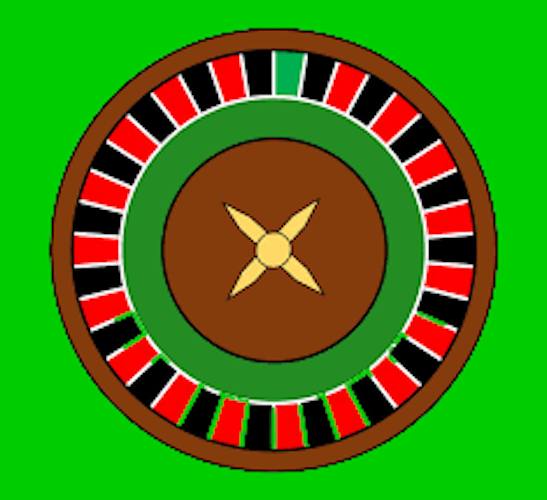
#> input picture CS_FINAL/#2 FINAL12_10/ROULETTE/img/wheel2.png, 547 x 500 px
$ python spin.test2.py
#> lines starting #> are read from the running program, lines starting #| are printed output that depends on the picture
### CS_FINAL/#15 FINAL12_13 (almost done)/ROULETTE/graphics.py
# graphics.py
"""Simple object oriented graphics library

The library is designed to make it very easy for novice programmers to
experiment with computer graphics in an object oriented fashion. It is
written by John Zelle for use with the book "Python Programming: An
Introduction to Computer Science" (Franklin, Beedle & Associates).

LICENSE: This is open-source software released under the terms of the
GPL (http://www.gnu.org/licenses/gpl.html).

PLATFORMS: The package is a wrapper around Tkinter and should run on
any platform where Tkinter is available.

INSTALLATION: Put this file somewhere where Python can see it.

OVERVIEW: There are two kinds of objects in the library. The GraphWin
class implements a window where drawing can be done and various
GraphicsObjects are provided that can be drawn into a GraphWin. As a
simple example, here is a complete program to draw a circle of radius
10 centered in a 100x100 window:

--------------------------------------------------------------------
from graphics import *

def main():
    win = GraphWin("My Circle", 100, 100)
    c = Circle(Point(50,50), 10)
    c.draw(win)
    win.getMouse() # Pause to view result
    win.close()    # Close window when done

main()
--------------------------------------------------------------------
GraphWin objects support coordinate transformation through the
setCoords method and mouse and keyboard interaction methods.

The library provides the following graphical objects:
    Point
    Line
    Circle
    Oval
    Rectangle
    Polygon
    Text
    Entry (for text-based input)
    Image

Various attributes of graphical objects can be set such as
outline-color, fill-color and line-width. Graphical objects also
support moving and hiding for animation effects.

The library also provides a very simple class for pixel-based image
manipulation, Pixmap. A pixmap can be loaded from a file and displayed
using an Image object. Both getPixel and setPixel methods are provided
for manipulating the image.

DOCUMENTATION: For complete documentation, see Chapter 4 of "Python
Programming: An Introduction to Computer Science" by John Zelle,
published by Franklin, Beedle & Associates.  Also see
http://mcsp.wartburg.edu/zelle/python for a quick reference"""

__version__ = "5.0beta"

# Version 5
#     * update at bottom to fix MacOS issue causing askopenfile() to hang
#     * update takes an optional parameter specifying update rate
#     * Entry objects get focus when drawn
#     * __repr_ for all objects
#     * fixed offset problem in window, made canvas borderless

# Version 4.3 4/25/2014
#     * Fixed Image getPixel to work with Python 3.4, TK 8.6 (tuple type handling)
#     * Added interactive keyboard input (getKey and checkKey) to GraphWin
#     * Modified setCoords to cause redraw of current objects, thus
#       changing the view. This supports scrolling around via setCoords.
#
# Version 4.2 5/26/2011
#     * Modified Image to allow multiple undraws like other GraphicsObjects
# Version 4.1 12/29/2009
#     * Merged Pixmap and Image class. Old Pixmap removed, use Image.
# Version 4.0.1 10/08/2009
#     * Modified the autoflush on GraphWin to default to True
#     * Autoflush check on close, setBackground
#     * Fixed getMouse to flush pending clicks at entry
# Version 4.0 08/2009
#     * Reverted to non-threaded version. The advantages (robustness,
#         efficiency, ability to use with other Tk code, etc.) outweigh
#         the disadvantage that interactive use with IDLE is slightly more
#         cumbersome.
#     * Modified to run in either Python 2.x or 3.x (same file).
#     * Added Image.getPixmap()
#     * Added update() -- stand alone function to cause any pending
#           graphics changes to display.
#
# Version 3.4 10/16/07
#     Fixed GraphicsError to avoid "exploded" error messages.
# Version 3.3 8/8/06
#     Added checkMouse method to GraphWin
# Version 3.2.3
#     Fixed error in Polygon init spotted by Andrew Harrington
#     Fixed improper threading in Image constructor
# Version 3.2.2 5/30/05
#     Cleaned up handling of exceptions in Tk thread. The graphics package
#     now raises an exception if attempt is made to communicate with
#     a dead Tk thread.
# Version 3.2.1 5/22/05
#     Added shutdown function for tk thread to eliminate race-condition
#        error "chatter" when main thread terminates
#     Renamed various private globals with _
# Version 3.2 5/4/05
#     Added Pixmap object for simple image manipulation.
# Version 3.1 4/13/05
#     Improved the Tk thread communication so that most Tk calls
#        do not have to wait for synchonization with the Tk thread.
#        (see _tkCall and _tkExec)
# Version 3.0 12/30/04
#     Implemented Tk event loop in separate thread. Should now work
#        interactively with IDLE. Undocumented autoflush feature is
#        no longer necessary. Its default is now False (off). It may
#        be removed in a future version.
#     Better handling of errors regarding operations on windows that
#       have been closed.
#     Addition of an isClosed method to GraphWindow class.

# Version 2.2 8/26/04
#     Fixed cloning bug reported by Joseph Oldham.
#     Now implements deep copy of config info.
# Version 2.1 1/15/04
#     Added autoflush option to GraphWin. When True (default) updates on
#        the window are done after each action. This makes some graphics
#        intensive programs sluggish. Turning off autoflush causes updates
#        to happen during idle periods or when flush is called.
# Version 2.0
#     Updated Documentation
#     Made Polygon accept a list of Points in constructor
#     Made all drawing functions call TK update for easier animations
#          and to make the overall package work better with
#          Python 2.3 and IDLE 1.0 under Windows (still some issues).
#     Removed vestigial turtle graphics.
#     Added ability to configure font for Entry objects (analogous to Text)
#     Added setTextColor for Text as an alias of setFill
#     Changed to class-style exceptions
#     Fixed cloning of Text objects

# Version 1.6
#     Fixed Entry so StringVar uses _root as master, solves weird
#            interaction with shell in Idle
#     Fixed bug in setCoords. X and Y coordinates can increase in
#           "non-intuitive" direction.
#     Tweaked wm_protocol so window is not resizable and kill box closes.

# Version 1.5
#     Fixed bug in Entry. Can now define entry before creating a
#     GraphWin. All GraphWins are now toplevel windows and share
#     a fixed root (called _root).

# Version 1.4
#     Fixed Garbage collection of Tkinter cardImages bug.
#     Added ability to set text atttributes.
#     Added Entry boxes.

import time, os, sys

try:  # import as appropriate for 2.x vs. 3.x
   import tkinter as tk
except:
   import Tkinter as tk


##########################################################################
# Module Exceptions

class GraphicsError(Exception):
    """Generic error class for graphics module exceptions."""
    pass

OBJ_ALREADY_DRAWN = "Object currently drawn"
UNSUPPORTED_METHOD = "Object doesn't support operation"
BAD_OPTION = "Illegal option value"

##########################################################################
# global variables and funtions

_root = tk.Tk()
_root.withdraw()

_update_lasttime = time.time()

def update(rate=None):
    global _update_lasttime
    if rate:
        now = time.time()
        pauseLength = 1/rate-(now-_update_lasttime)
        if pauseLength > 0:
            time.sleep(pauseLength)
            _update_lasttime = now + pauseLength
        else:
            _update_lasttime = now

    _root.update()

############################################################################
# Graphics classes start here

class GraphWin(tk.Canvas):

    """A GraphWin is a toplevel window for displaying graphics."""

    # [33 lines left out: functions __init__, __repr__, not called in this run]

    def __str__(self):
        return repr(self)

    def __checkOpen(self):
        if self.closed:
            raise GraphicsError("window is closed")

    def _onKey(self, evnt):
        self.lastKey = evnt.keysym


    # [19 lines left out: functions setBackground, setCoords, close, not called in this run]


    def isClosed(self):
        return self.closed


    def isOpen(self):
        return not self.closed


    def __autoflush(self):
        if self.autoflush:
            _root.update()


    # [68 lines left out: functions plot, plotPixel, flush, getMouse, checkMouse, getKey and 1 more, not called in this run]

    def getHeight(self):
        """Return the height of the window"""
        return self.height

    def getWidth(self):
        """Return the width of the window"""
        return self.width

    # [13 lines left out: functions toScreen, toWorld, not called in this run]

    def setMouseHandler(self, func):
        self._mouseCallback = func

    # [5 lines left out: function _onClick, not called in this run]

    def addItem(self, item):
        self.items.append(item)

    def delItem(self, item):
        self.items.remove(item)

    # [5 lines left out: function redraw, not called in this run]


class Transform:

    """Internal class for 2-D coordinate transformations"""

    # [22 lines left out: functions __init__, screen, world, not called in this run]


# Default values for various item configuration options. Only a subset of
#   keys may be present in the configuration dictionary for a given item
DEFAULT_CONFIG = {"fill":"",
      "outline":"black",
      "width":"1",
      "arrow":"none",
      "text":"",
      "justify":"center",
                  "font": ("helvetica", 12, "normal")}

class GraphicsObject:

    """Generic base class for all of the drawable objects"""
    # A subclass of GraphicsObject should override _draw and
    #   and _move methods.

    # [15 lines left out: function __init__, not called in this run]

    def setFill(self, color):
        """Set interior color to color"""
        self._reconfig("fill", color)

    def setOutline(self, color):
        """Set outline color to color"""
        self._reconfig("outline", color)

    def setWidth(self, width):
        """Set line weight to width"""
        self._reconfig("width", width)

    # [69 lines left out: functions draw, undraw, move, _reconfig, _draw, not called in this run]


    def _move(self, dx, dy):
        """updates internal state of object to move it dx,dy units"""
        pass # must override in subclass


class Point(GraphicsObject):
    # [5 lines left out: function __init__, not called in this run]

    def __repr__(self):
        return "Point({}, {})".format(self.x, self.y)

    def _draw(self, canvas, options):
        x,y = canvas.toScreen(self.x,self.y)
        return canvas.create_rectangle(x,y,x+1,y+1,options)

    def _move(self, dx, dy):
        self.x = self.x + dx
        self.y = self.y + dy

    # [4 lines left out: function clone, not called in this run]

    def getX(self): return self.x
    def getY(self): return self.y

class _BBox(GraphicsObject):
    # Internal base class for objects represented by bounding box
    # (opposite corners) Line segment is a degenerate case.

    # [10 lines left out: functions __init__, _move, not called in this run]

    def getP1(self): return self.p1.clone()

    def getP2(self): return self.p2.clone()

    # [4 lines left out: function getCenter, not called in this run]


class Rectangle(_BBox):

    def __init__(self, p1, p2):
        _BBox.__init__(self, p1, p2)

    def __repr__(self):
        return "Rectangle({}, {})".format(str(self.p1), str(self.p2))

    # [11 lines left out: functions _draw, clone, not called in this run]


class Oval(_BBox):

    def __init__(self, p1, p2):
        _BBox.__init__(self, p1, p2)

    def __repr__(self):
        return "Oval({}, {})".format(str(self.p1), str(self.p2))


    # [11 lines left out: functions clone, _draw, not called in this run]

class Circle(Oval):

    # [5 lines left out: function __init__, not called in this run]

    def __repr__(self):
        return "Circle({}, {})".format(str(self.getCenter()), str(self.radius))

    # [4 lines left out: function clone, not called in this run]

    def getRadius(self):
        return self.radius


class Line(_BBox):

    # [4 lines left out: function __init__, not called in this run]

    def __repr__(self):
        return "Line({}, {})".format(str(self.p1), str(self.p2))

    # [16 lines left out: functions clone, _draw, setArrow, not called in this run]


class Polygon(GraphicsObject):

    # [6 lines left out: function __init__, not called in this run]

    def __repr__(self):
        return "Polygon"+str(tuple(p for p in self.points))

    # [4 lines left out: function clone, not called in this run]

    def getPoints(self):
        return list(map(Point.clone, self.points))

    def _move(self, dx, dy):
        for p in self.points:
            p.move(dx,dy)

    # [8 lines left out: function _draw, not called in this run]

class Text(GraphicsObject):

    # [6 lines left out: function __init__, not called in this run]

    def __repr__(self):
        return "Text({}, '{}')".format(self.anchor, self.getText())

    # [4 lines left out: function _draw, not called in this run]

    def _move(self, dx, dy):
        self.anchor.move(dx,dy)

    # [4 lines left out: function clone, not called in this run]

    def setText(self,text):
        self._reconfig("text", text)

    def getText(self):
        return self.config["text"]

    def getAnchor(self):
        return self.anchor.clone()

    # [20 lines left out: functions setFace, setSize, setStyle, not called in this run]

    def setTextColor(self, color):
        self.setFill(color)


class Entry(GraphicsObject):

    # [11 lines left out: function __init__, not called in this run]

    def __repr__(self):
        return "Entry({}, {})".format(self.anchor, self.width)

    # [14 lines left out: function _draw, not called in this run]

    def getText(self):
        return self.text.get()

    def _move(self, dx, dy):
        self.anchor.move(dx,dy)

    def getAnchor(self):
        return self.anchor.clone()

    # [7 lines left out: function clone, not called in this run]

    def setText(self, t):
        self.text.set(t)


    # [36 lines left out: functions setFill, _setFontComponent, setFace, setSize, setStyle, setTextColor, not called in this run]


class Image(GraphicsObject):

    idCount = 0
    imageCache = {} # tk photoimages go here to avoid GC while drawn

    # [10 lines left out: function __init__, not called in this run]

    def __repr__(self):
        return "Image({}, {}, {})".format(self.anchor, self.getWidth(), self.getHeight())

    # [5 lines left out: function _draw, not called in this run]

    def _move(self, dx, dy):
        self.anchor.move(dx,dy)

    # [6 lines left out: function undraw, not called in this run]

    def getAnchor(self):
        return self.anchor.clone()

    # [6 lines left out: function clone, not called in this run]

    def getWidth(self):
        """Returns the width of the image in pixels"""
        return self.img.width()

    def getHeight(self):
        """Returns the height of the image in pixels"""
        return self.img.height()

    # [80 lines left out: functions getPixel, setPixel, save, color_rgb, test, not called in this run]

#MacOS fix 2
#tk.Toplevel(_root).destroy()

# MacOS fix 1
update()

# [2 lines that do not run on import are left out]

### CS_FINAL/#2 FINAL12_10/ROULETTE/spin.test2.py
from graphics import*
from math import cos, sin, pi
from turtle import*
from PIL import Image

def main():


    image = Image.open("img/" + "wheel2.png")
#> image is the input picture: PIL image 547x500 RGBA; mean R, G, B, A 62.4, 130, 16.5, 255

# Rotate the image
    image = image.rotate(90)
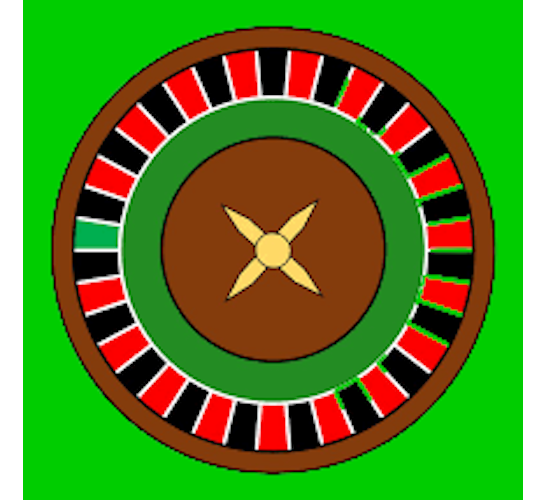
#> image: PIL image 547x500 RGBA; mean R, G, B, A 62.4, 112.4, 16.5, 233.1; transparent parts drawn white

# Save the rotated image
    image.save('rotated_image.jpg')


main()
